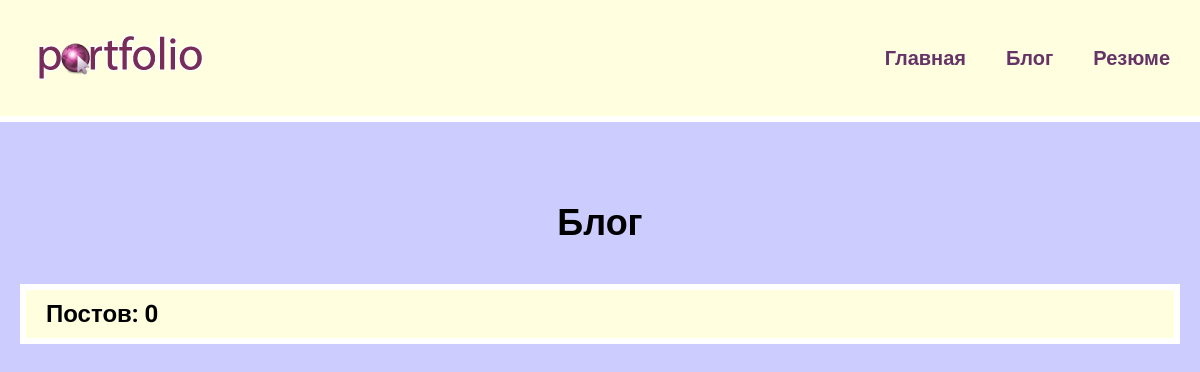
The page /blog/ on the database as committed earlier.
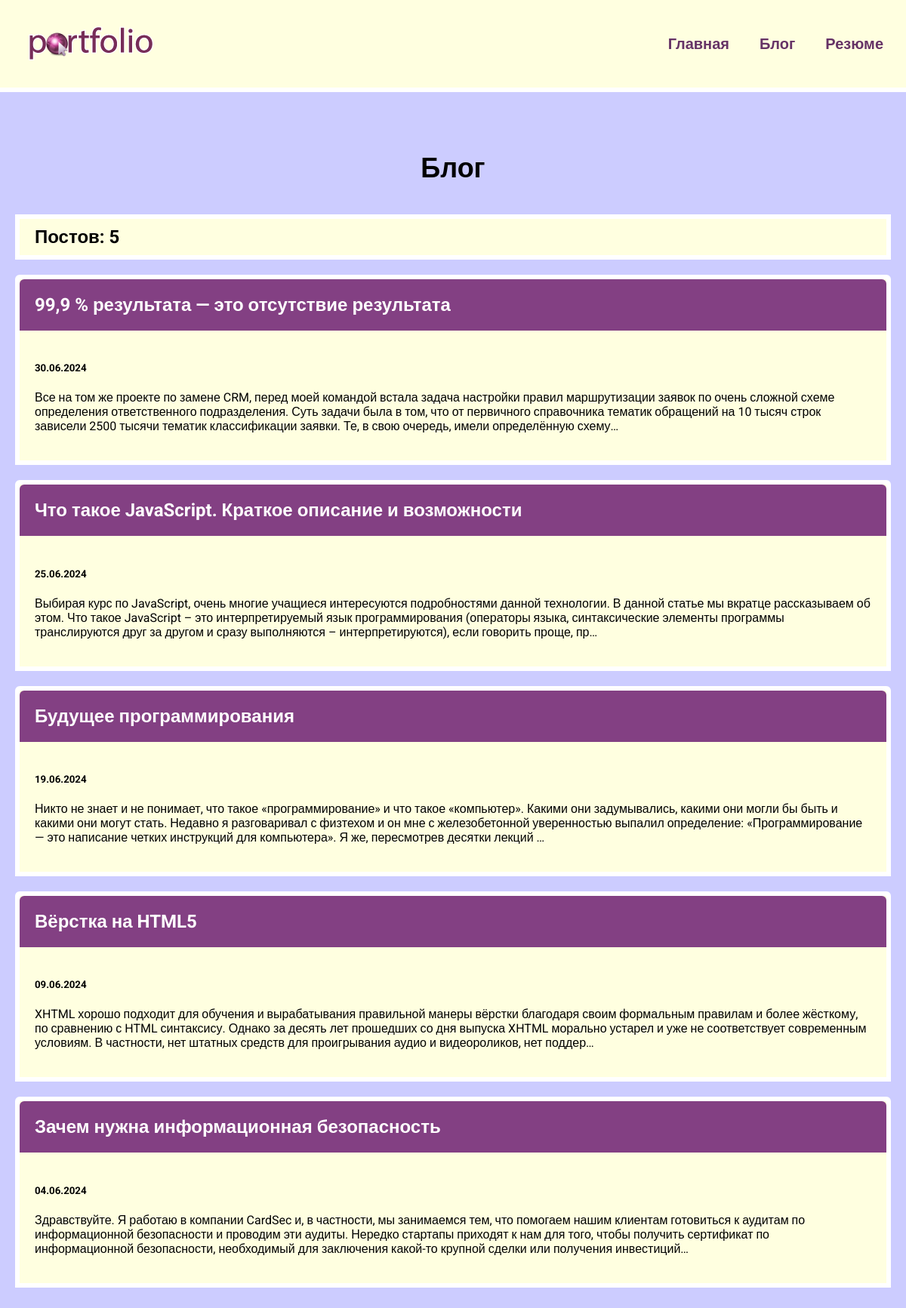
The same page on the database as committed later.
### blog/models.py (models this page shows, shortened)
class Blog(models.Model):
    title = models.CharField(max_length=200)
    description = models.TextField()
    date = models.DateField()

### blog/views.py (the view)
# urls.py: path('', views.blogs, name="blogs"),
def blogs(request):
    blogs = Blog.objects.order_by("-date")
    return render(request, 'blog/blogs.html', {'blogs': blogs})

### blog/templates/blog/blogs.html
{% extends 'skills/base.html' %}
{% block content %}
<h1>Блог</h1>
<h2 class="count">Постов: {{ blogs.count }} </h2>
{% for blog in blogs %}
<div class="element">
    <h2 class="top"><a href="{% url 'detail' blog.id %}">{{ blog.title }}</a></h2>
    <div class="blog_text">
        <h5>{{ blog.date|date:'d.m.Y' }}</h5>
        <p>{{ blog.description|striptags|truncatechars:360 }}</p>
    </div>
</div>
{% endfor %}
{% endblock %}

### skills/templates/skills/base.html (shortened to what this page needs)
<!DOCTYPE html>
{% load static %}
<html lang="en">
<head>
    <link rel="stylesheet" href="{% static 'css/style.css' %}">
</head>
<body>
<div class="menu">
    <div class="wrap">
        <div class="logo">
            <a href="{% url 'index' %}">
                <img src="{% static 'skills/logo.png' %}" alt="">
            </a>
        </div>
        <ul>
            <li><a href="{% url 'index' %}">Главная</a></li>
            <li><a href="{% url 'blogs' %}">Блог</a></li>
            <li><a href="{% static 'skills/resume.pdf' %}" target="_blank">Резюме</a></li>
        </ul>
    </div>
</div>
<div class="content">
    <div class="wrap">
        {% block content %}
        {% endblock %}
    </div>
</div>
</body>
</html>

### skills/static/css/style.css (style rules this page uses)
body { background: #CCCCFF; padding: 0; margin: 0; font-family: "Roboto", sans-serif; }
.wrap { max-width: 1200px; margin: 0 auto; padding: 20px; box-sizing: border-box; }
.element { border-radius: 6px 6px 0 0; }
.element, .count { background: lightyellow; border: 6px solid #FFF; margin: 20px 0; }
.content h1 { text-align: center; margin: 60px 0 40px; font-size: 36px; }
.top { background: #834083; margin: 0; border-radius: 6px 6px 0 0; }
.top a { color: #FFF; text-decoration: none; padding: 20px; display: block; }
.blog_text { padding: 20px; box-sizing: border-box; }
.count { padding: 10px 20px; box-sizing: border-box; }
.menu { background: lightyellow; padding: 10px; border-bottom: 6px solid #FFF; }
.menu .wrap { display: flex; flex-wrap: wrap; justify-content: space-between; align-items: center; }
.menu a { color: #663366; font-weight: bold; text-decoration: none; font-size: 20px; }
.menu ul { list-style: none; display: flex; }
.menu li { margin-left: 40px; }

Rows that differ between the two databases and show on the page:
added Blog: title "99,9 % результата — это отсутствие результата", date "30.06.2024", description "Все на том же проекте по замене CRM, перед моей командой встала задача настройки правил маршрутизации заявок по очень сложной схеме определения ответственного подразделения. Суть задачи была в том, что от первичного справочника тематик обращений на 10 тысяч строк зависели 2500 тысячи тематик классификации заявки. Те, в свою очередь, имели определённую схему…"
added Blog: title "Что такое JavaScript. Краткое описание и возможности", date "25.06.2024", description "Выбирая курс по JavaScript, очень многие учащиеся интересуются подробностями данной технологии. В данной статье мы вкратце рассказываем об этом. Что такое JavaScript – это интерпретируемый язык программирования (операторы языка, синтаксические элементы программы транслируются друг за другом и сразу выполняются – интерпретируются), если говорить проще, пр…"
added Blog: title "Будущее программирования", date "19.06.2024", description "Никто не знает и не понимает, что такое «программирование» и что такое «компьютер». Какими они задумывались, какими они могли бы быть и какими они могут стать. Недавно я разговаривал с физтехом и он мне с железобетонной уверенностью выпалил определение: «Программирование — это написание четких инструкций для компьютера». Я же, пересмотрев десятки лекций …"
added Blog: title "Вёрстка на HTML5", date "09.06.2024", description "XHTML хорошо подходит для обучения и вырабатывания правильной манеры вёрстки благодаря своим формальным правилам и более жёсткому, по сравнению с HTML синтаксису. Однако за десять лет прошедших со дня выпуска XHTML морально устарел и уже не соответствует современным условиям. В частности, нет штатных средств для проигрывания аудио и видеороликов, нет поддер…"
added Blog: title "Зачем нужна информационная безопасность", date "04.06.2024", description "Здравствуйте. Я работаю в компании CardSec и, в частности, мы занимаемся тем, что помогаем нашим клиентам готовиться к аудитам по информационной безопасности и проводим эти аудиты. Нередко стартапы приходят к нам для того, чтобы получить сертификат по информационной безопасности, необходимый для заключения какой-то крупной сделки или получения инвестиций…"
Other text that changed with them:
{{ blogs.count }}: "0" → "5"
